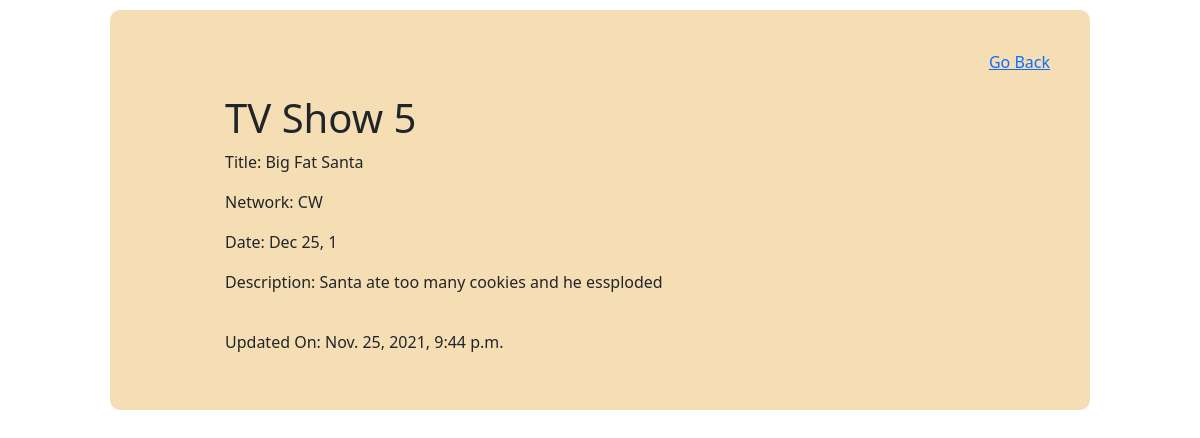
Before: /shows/5 with the older database file.
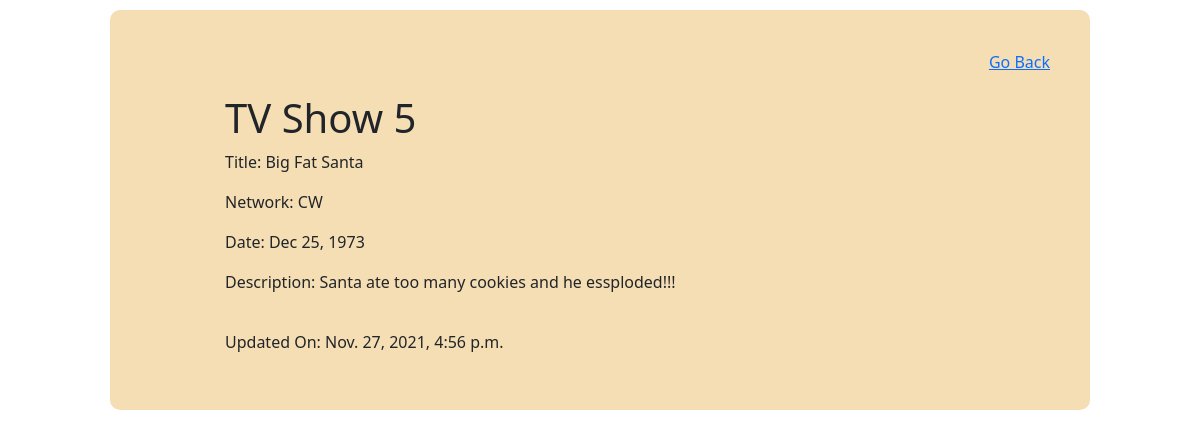
After: the same page with the newer database file.
### semi_restful_tv_shows_app/models.py (models this page shows)
class Show(models.Model):
    title=models.CharField(max_length=255)
    network=models.CharField(max_length=255)
    release_date=models.DateField()
    desc=models.TextField()
    created_at=models.DateTimeField(auto_now_add=True)
    updated_at=models.DateTimeField(auto_now=True)
    objects = ShowManager()

### semi_restful_tv_shows_app/views.py (the view)
# urls.py: path('shows/<int:id>', views.show_info),
def show_info(request, id):
    context = {
        'show':Show.objects.get(id=id)
    }
    return render(request, "view-show.html", context)

### semi_restful_tv_shows_app/templates/view-show.html (shortened to what this page needs)
<!DOCTYPE html>
<html lang="en">
<head>
    {% load static %}
    <link href="https://cdn.jsdelivr.net/npm/bootstrap@5.1.3/dist/css/bootstrap.min.css" rel="stylesheet">
    <link rel="stylesheet" href="{% static 'css/style.css'%}">
</head>
<body>
    <div id="wrapper3">
        <a href="/" class="link-right">Go Back</a>
        <div id="middle-section3">
            <h1>TV Show {{show.id}}</h1>
            <p>Title: {{show.title}}</p>
            <p>Network: {{show.network}}</p>
            <p>Date: {{show.release_date|date:"M d, Y"}}</p>
            <p>Description: {{show.desc}}</p>
        </div>
        <div id="bottom-section3">
            <p>Updated On: {{show.updated_at}}</p>
        </div>
    </div>
</body>
</html>

Changed rows visible on the page:
changed Show "Big Fat Santa": release_date "Dec 25, 1" → "Dec 25, 1973"; desc "Santa ate too many cookies and he essploded" → "Santa ate too many cookies and he essploded!!!"; updated_at "Nov. 25, 2021, 9:44 p.m." → "Nov. 27, 2021, 4:56 p.m."
